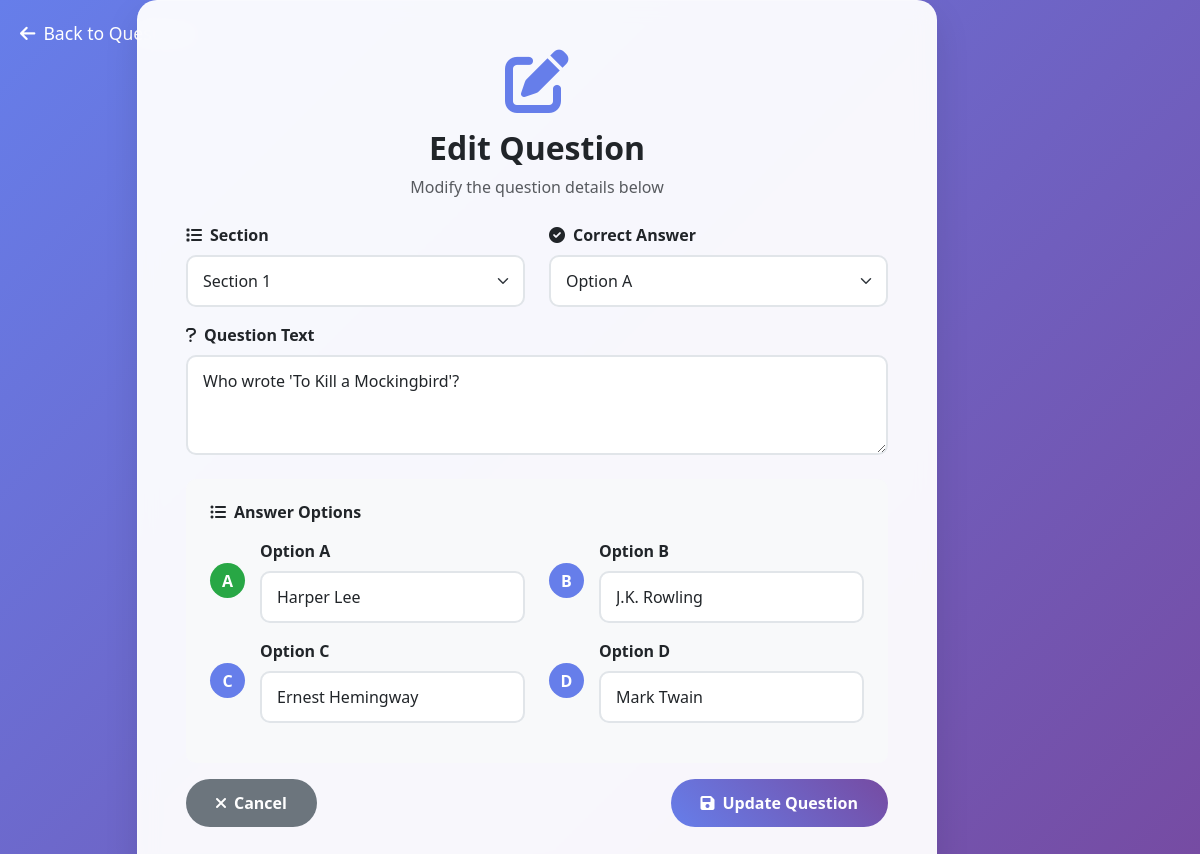
Screenshot of /admin/questions/edit/4 (signed in) with the database file from the repository.
### tables this page shows
CREATE TABLE questions (
                    id INTEGER PRIMARY KEY AUTOINCREMENT,
                    section INTEGER NOT NULL,
                    question TEXT NOT NULL,
                    option_a TEXT NOT NULL,
                    option_b TEXT NOT NULL,
                    option_c TEXT NOT NULL,
                    option_d TEXT NOT NULL,
                    correct_answer TEXT NOT NULL,
                    created_at TIMESTAMP DEFAULT CURRENT_TIMESTAMP,
                    is_active BOOLEAN DEFAULT 1
                 );

### app.py (the view, shortened to what this page needs)
@app.route('/admin/questions/edit/<int:question_id>', methods=['GET', 'POST'])
def admin_edit_question(question_id):
    if not session.get('admin_logged_in'):
        return redirect('/admin/login')
    conn = sqlite3.connect('database.db')
    c = conn.cursor()
    c.execute('SELECT * FROM questions WHERE id=?', (question_id,))
    question = c.fetchone()
    conn.close()
    if not question:
        return "Question not found", 404
    return render_template('admin_edit_question.html', question=question)

### templates/admin_edit_question.html (shortened to what this page needs)
<!DOCTYPE html>
<html lang="en">
<head>
    <link href="https://cdn.jsdelivr.net/npm/bootstrap@5.3.0/dist/css/bootstrap.min.css" rel="stylesheet">
    <link href="https://cdnjs.cloudflare.com/ajax/libs/font-awesome/6.0.0/css/all.min.css" rel="stylesheet">
</head>
<body>
    <a href="/admin/questions" class="back-link">
        <i class="fas fa-arrow-left me-2"></i>Back to Questions
    </a>
    <div class="container">
        <div class="row justify-content-center">
            <div class="col-md-10">
                <div class="form-container">
                    <div class="text-center mb-4">
                        <i class="fas fa-edit form-icon"></i>
                        <h2 class="fw-bold text-dark">Edit Question</h2>
                        <p class="text-muted">Modify the question details below</p>
                    </div>
                    <form method="POST">
                        <div class="row mb-3">
                            <div class="col-md-6">
                                <label for="section" class="form-label fw-semibold">
                                    <i class="fas fa-list me-2"></i>Section
                                </label>
                                <select class="form-select" id="section" name="section" required>
                                    {% for i in range(1, 6) %}
                                        <option value="{{ i }}" {% if question[1] == i %}selected{% endif %}>
                                            Section {{ i }}
                                        </option>
                                    {% endfor %}
                                </select>
                            </div>
                            <div class="col-md-6">
                                <label for="correct_answer" class="form-label fw-semibold">
                                    <i class="fas fa-check-circle me-2"></i>Correct Answer
                                </label>
                                <select class="form-select" id="correct_answer" name="correct_answer" required>
                                    <option value="a" {% if question[7] == 'a' %}selected{% endif %}>Option A</option>
                                </select>
                            </div>
                        </div>
                        <div class="mb-4">
                            <label for="question" class="form-label fw-semibold">
                                <i class="fas fa-question me-2"></i>Question Text
                            </label>
                            <textarea class="form-control" id="question" name="question" rows="3" required
                                      placeholder="Enter your question here...">{{ question[2] }}</textarea>
                        </div>
                        <div class="option-group">
                            <h6 class="fw-bold mb-3">
                                <i class="fas fa-list-ul me-2"></i>Answer Options
                            </h6>
                            <div class="row">
                                <div class="col-md-6 mb-3">
                                    <div class="d-flex align-items-center">
                                        <span class="option-letter {% if question[7] == 'a' %}correct-option{% endif %}">A</span>
                                        <div class="flex-grow-1">
                                            <label for="option_a" class="form-label fw-semibold">Option A</label>
                                            <input type="text" class="form-control" id="option_a" name="option_a"
                                                   required placeholder="Enter option A" value="{{ question[3] }}">
                                        </div>
                                    </div>
                                </div>
                                <div class="col-md-6 mb-3">
                                    <div class="d-flex align-items-center">
                                        <span class="option-letter {% if question[7] == 'b' %}correct-option{% endif %}">B</span>
                                        <div class="flex-grow-1">
                                            <label for="option_b" class="form-label fw-semibold">Option B</label>
                                            <input type="text" class="form-control" id="option_b" name="option_b"
                                                   required placeholder="Enter option B" value="{{ question[4] }}">
                                        </div>
                                    </div>
                                </div>
                                <div class="col-md-6 mb-3">
                                    <div class="d-flex align-items-center">
                                        <span class="option-letter {% if question[7] == 'c' %}correct-option{% endif %}">C</span>
                                        <div class="flex-grow-1">
                                            <label for="option_c" class="form-label fw-semibold">Option C</label>
                                            <input type="text" class="form-control" id="option_c" name="option_c"
                                                   required placeholder="Enter option C" value="{{ question[5] }}">
                                        </div>
                                    </div>
                                </div>
                                <div class="col-md-6 mb-3">
                                    <div class="d-flex align-items-center">
                                        <span class="option-letter {% if question[7] == 'd' %}correct-option{% endif %}">D</span>
                                        <div class="flex-grow-1">
                                            <label for="option_d" class="form-label fw-semibold">Option D</label>
                                            <input type="text" class="form-control" id="option_d" name="option_d"
                                                   required placeholder="Enter option D" value="{{ question[6] }}">
                                        </div>
                                    </div>
                                </div>
                            </div>
                        </div>
                        <div class="d-flex justify-content-between">
                            <a href="/admin/questions" class="btn btn-secondary">
                                <i class="fas fa-times me-2"></i>Cancel
                            </a>
                            <button type="submit" class="btn btn-primary">
                                <i class="fas fa-save me-2"></i>Update Question
                            </button>
                        </div>
                    </form>
                </div>
            </div>
        </div>
    </div>
</body>
</html>

### templates/admin_edit_question.html (style rules this page uses)
body { background: linear-gradient(135deg, #667eea 0%, #764ba2 100%); min-height: 100vh; font-family: 'Segoe UI', Tahoma, Geneva, Verdana, sans-serif; display: flex; align-items: center; }
.form-container { background: rgba(255, 255, 255, 0.95); border-radius: 20px; padding: 3rem; box-shadow: 0 15px 35px rgba(0, 0, 0, 0.1); backdrop-filter: blur(10px); border: 1px solid rgba(255, 255, 255, 0.2); max-width: 800px; width: 100%; }
.form-control, .form-select { border-radius: 10px; padding: 12px 15px; border: 2px solid #e1e5e9; transition: border-color 0.3s ease; }
.btn-primary { background: linear-gradient(45deg, #667eea, #764ba2); border: none; padding: 12px 30px; border-radius: 25px; font-weight: 600; transition: all 0.3s ease; }
.btn-secondary { background: #6c757d; border: none; padding: 12px 30px; border-radius: 25px; font-weight: 600; transition: all 0.3s ease; }
.back-link { position: absolute; top: 20px; left: 20px; color: white; text-decoration: none; font-size: 1.1rem; transition: color 0.3s ease; }
.form-icon { font-size: 4rem; color: #667eea; margin-bottom: 1rem; }
.option-group { background: #f8f9fa; border-radius: 10px; padding: 1.5rem; margin-bottom: 1rem; }
.option-letter { background: #667eea; color: white; width: 35px; height: 35px; border-radius: 50%; display: flex; align-items: center; justify-content: center; font-weight: bold; margin-right: 15px; }
.correct-option { background: #28a745 !important; }

### rows the page displays
questions: section "Section 1", correct_answer "Option A", question "Who wrote 'To Kill a Mockingbird'?", option_a "Harper Lee", option_b "J.K. Rowling", option_c "Ernest Hemingway", option_d "Mark Twain"
